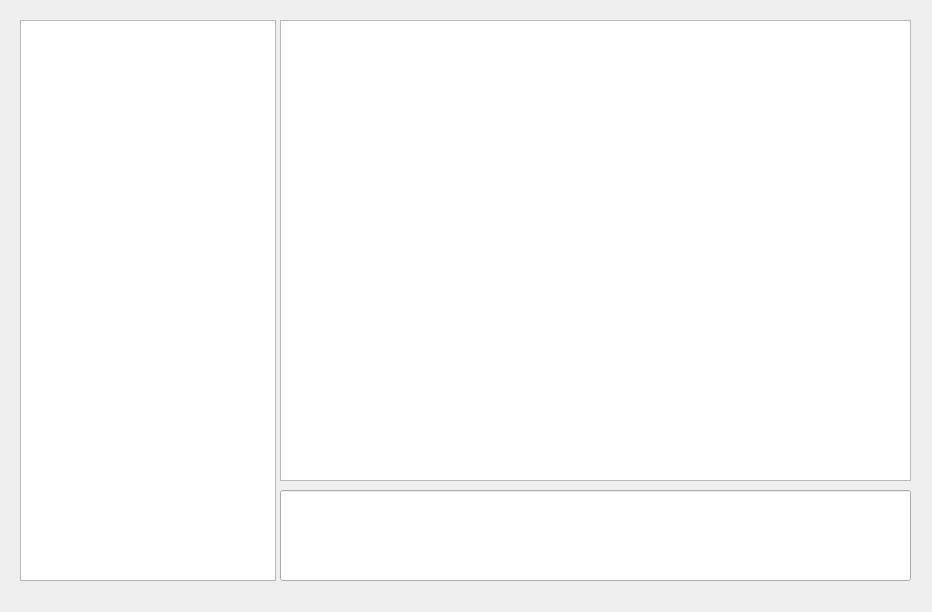
<?xml version="1.0" encoding="UTF-8"?>
<ui version="4.0">
 <class>ui_ai_manager_chat</class>
 <widget class="QMainWindow" name="ui_ai_manager_chat">
  <property name="geometry">
   <rect>
    <x>0</x>
    <y>0</y>
    <width>932</width>
    <height>612</height>
   </rect>
  </property>
  <property name="windowTitle">
   <string>MainWindow</string>
  </property>
  <widget class="QWidget" name="centralwidget">
   <widget class="QTextEdit" name="textEdit">
    <property name="geometry">
     <rect>
      <x>280</x>
      <y>20</y>
      <width>631</width>
      <height>461</height>
     </rect>
    </property>
   </widget>
   <widget class="QTextBrowser" name="textBrowser">
    <property name="geometry">
     <rect>
      <x>20</x>
      <y>20</y>
      <width>256</width>
      <height>561</height>
     </rect>
    </property>
   </widget>
   <widget class="QLineEdit" name="lineEdit">
    <property name="geometry">
     <rect>
      <x>280</x>
      <y>490</y>
      <width>631</width>
      <height>91</height>
     </rect>
    </property>
   </widget>
  </widget>
  <widget class="QMenuBar" name="menubar">
   <property name="geometry">
    <rect>
     <x>0</x>
     <y>0</y>
     <width>932</width>
     <height>22</height>
    </rect>
   </property>
  </widget>
 </widget>
 <resources/>
 <connections/>
</ui>
